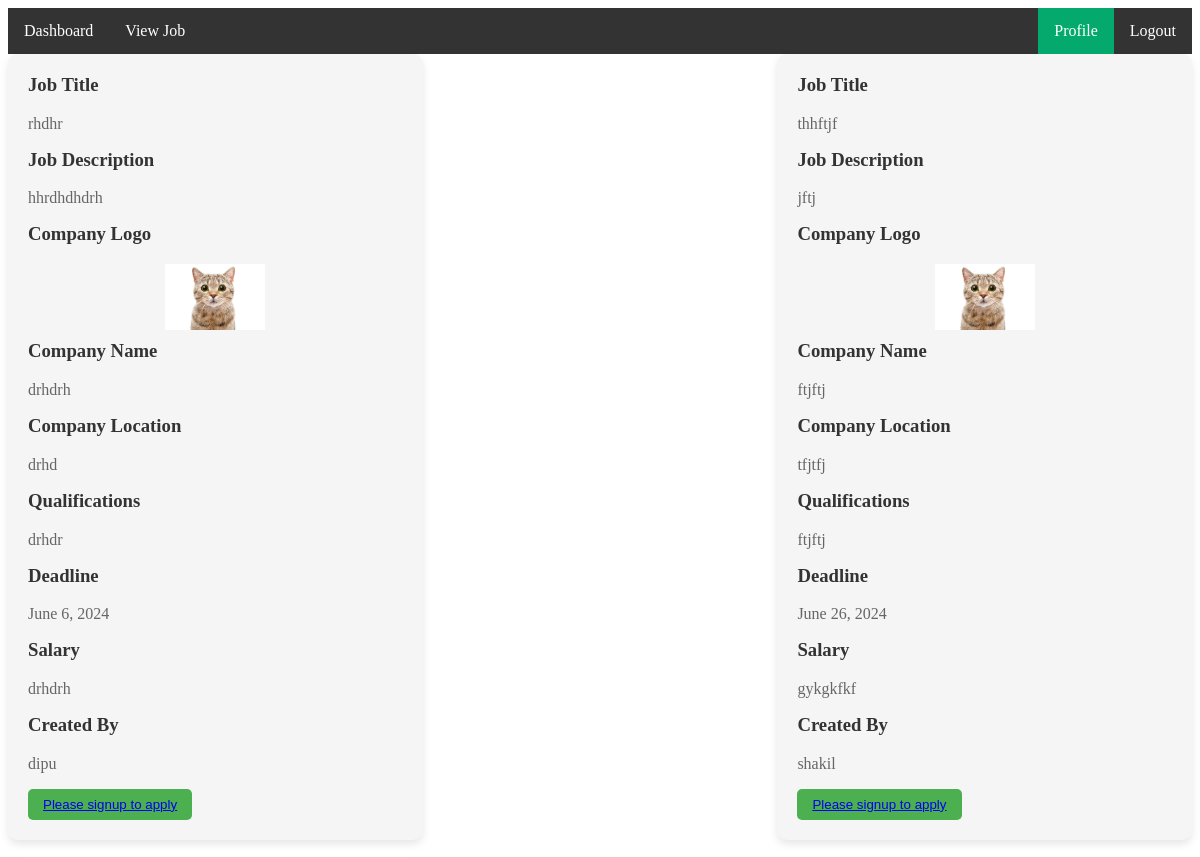
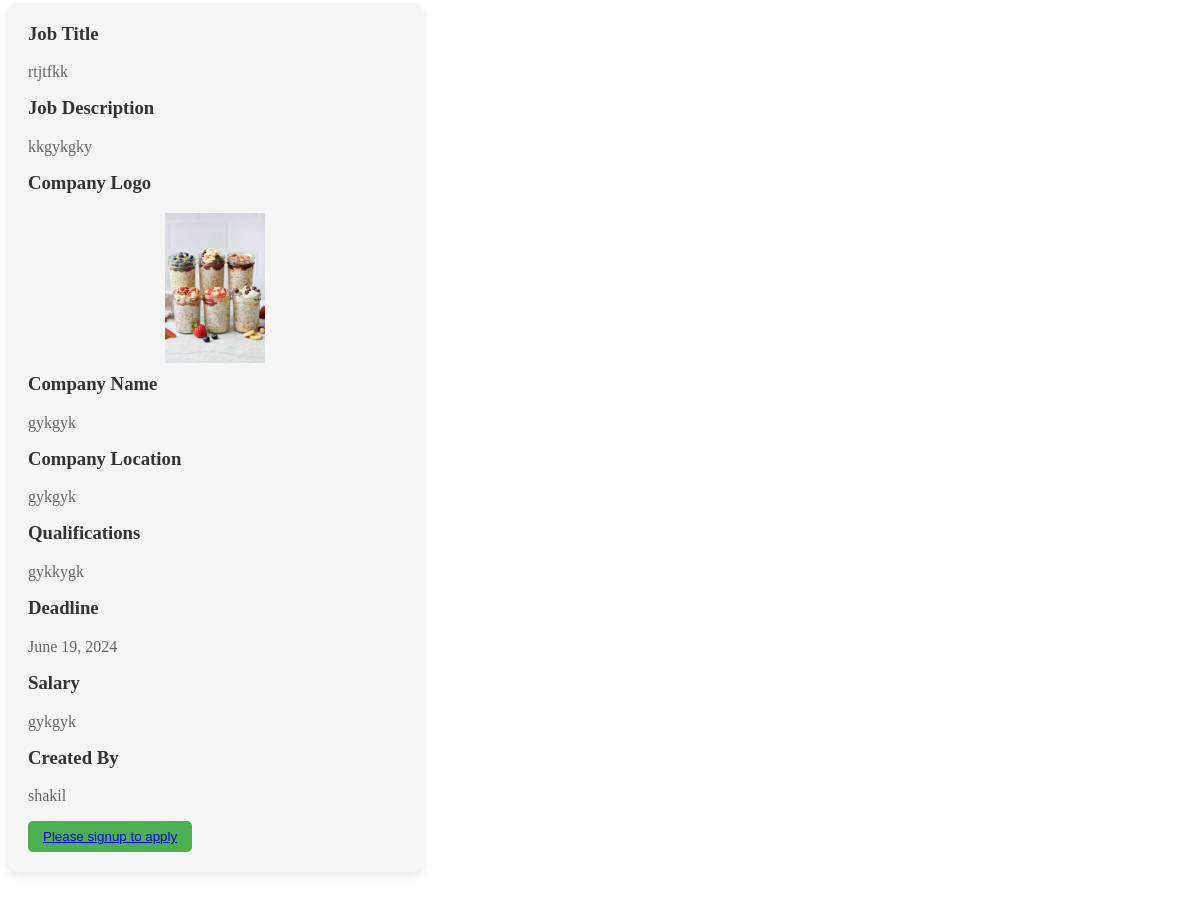
The app's page /viewjob/ with its own data (2 pictures, top to bottom).
### jobApp/models.py (models this page shows, shortened)
class JobModel(models.Model):
    job_title=models.CharField(max_length=100)
    company_description=models.TextField()
    company_logo=models.ImageField(upload_to='media/company_logo')
    company_name=models.CharField(max_length=100)
    company_location=models.TextField()
    qualifications=models.CharField(max_length=100)
    deadline=models.DateField()
    salary=models.CharField(max_length=100)
    created_by=models.ForeignKey(CustomUserModel,on_delete=models.CASCADE)

class CustomUserModel(AbstractUser):
    USER_TYPE={
        ('seeker','Job Seeker'),
        ('recruiter','Job Recruiter'),
    }
    user_type=models.CharField(choices=USER_TYPE,max_length=100)
    city=models.CharField(max_length=100)
    GENDER={
        ('male','Male'),
        ('female','Female'),
        ('others','Others'),
    }
    gender=models.CharField(choices=GENDER,max_length=100)
    profile_picture=models.ImageField(upload_to='media/profile_picture')
    def __str__(self):
        return self.username

### jobProject/views.py (the view)
# urls.py: path('viewjob/',viewjob,name='viewjob'),
def viewjob(request):
    jobs = JobModel.objects.all()
    jobDict={
        'jobs':jobs
    }
    return render(request,'common/viewjob.html',jobDict)

### templates/common/viewjob.html (shortened to what this page needs)
{% extends 'common/base.html' %}
{% block content %}
<div class="job-cards">
  {% for i in jobs %}
  <div class="job-card">
    <h3>Job Title</h3>
    <p>{{i.job_title}}</p>
    <h3>Job Description</h3>
    <p>{{i.company_description}}</p>
    <h3>Company Logo</h3>
    <img src="/{{i.company_logo}}" width="100px" alt="">
    <h3>Company Name</h3>
    <p>{{i.company_name}}</p>
    <h3>Company Location</h3>
    <p>{{i.company_location}}</p>
    <h3>Qualifications</h3>
    <p>{{i.qualifications}}</p>
    <h3>Deadline</h3>
    <p>{{i.deadline}}</p>
    <h3>Salary</h3>
    <p>{{i.salary}}</p>
    <h3>Created By</h3>
    <p>{{i.created_by}}</p>
    <div class="buttons">
        {% if user.user_type == 'recruiter' and user == i.created_by %}
        <button class="edit-btn"><a href="{% url 'editjob' i.id %}">Edit</a></button>
      <button class="delete-btn"><a href="{% url 'deletejob' i.id %}">Delete</a></button>
        {% elif user.user_type == 'seeker' %}
        <button class="edit-btn"><a href="">Apply job</a></button>
        {% else %}
        <button class="edit-btn"><a href="{% url 'signup' %}">Please signup to apply</a></button>
        {% endif %}
    </div>
  </div>
  {% endfor %}
</div>
{% endblock content %}

### templates/common/viewjob.html (style rules this page uses)
.job-cards { display: flex; flex-wrap: wrap; justify-content: space-between; }
.job-card { width: calc(33.33% - 20px); background-color: #f5f5f5; border-radius: 10px; padding: 20px; margin-bottom: 20px; box-shadow: 0px 4px 8px rgba(0, 0, 0, 0.1); }
.job-card h3 { margin-top: 0; color: #333; }
.job-card p { color: #666; }
.job-card img { display: block; margin: 10px auto; }
.buttons { margin-top: 15px; }
.buttons button { margin-right: 10px; padding: 8px 15px; border: none; border-radius: 5px; cursor: pointer; }
.edit-btn { background-color: #4CAF50; color: white; }

### records on screen
JobModel: job_title "rhdhr", company_description "hhrdhdhdrh", company_logo (picture), company_name "drhdrh", company_location "drhd", qualifications "drhdr", deadline "June 6, 2024", salary "drhdrh", created_by "dipu"
JobModel: job_title "thhftjf", company_description "jftj", company_logo (picture), company_name "ftjftj", company_location "tfjtfj", qualifications "ftjftj", deadline "June 26, 2024", salary "gykgkfkf", created_by "shakil"
JobModel: job_title "rtjtfkk", company_description "kkgykgky", company_logo (picture), company_name "gykgyk", company_location "gykgyk", qualifications "gykkygk", deadline "June 19, 2024", salary "gykgyk", created_by "shakil"
